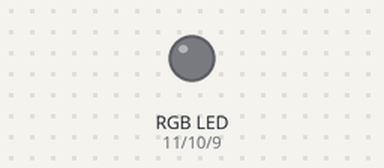
A sketch run on a simulated Arduino Uno, built with avr-gcc and run on an emulated ATmega328P. Parts: an RGB LED mixed from three pins (HIGH = lit). Dim RGB values are drawn brighter than linear.

Above: at 0.05 s.
At 1.0 s:
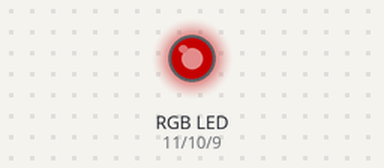
At 1.95 s:
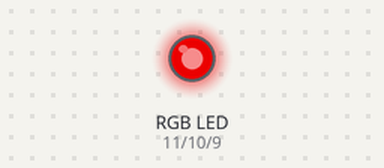
At 3.9 s:
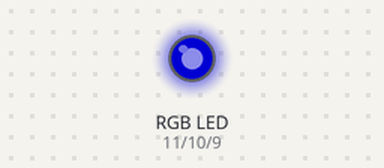
At 5.85 s:
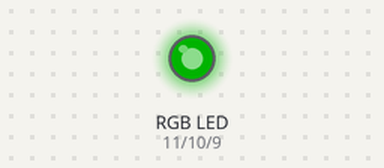
At 7.8 s:
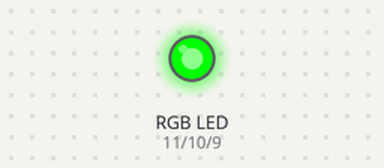
Timing chart, 0 to 12.7 s (numbered marks = the images above):
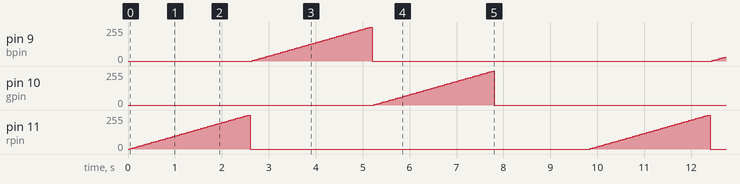

Measured:
- by itself, pin 9 (bpin), pin 10 (gpin), pin 11 (rpin): ramps from 0/255 to 255/255 and jumps back, once every 9.8 s

The sketch:

Project_basic_.ino
```cpp
int rpin = 11;
int gpin = 10;
int bpin = 9;

void setup()
{
  pinMode(rpin,OUTPUT);
  pinMode(bpin,OUTPUT);
  pinMode(gpin,OUTPUT);
}

void loop()
{
int i = 0;

  for(i=0;i<=255;i+=5)
  {
    analogWrite(rpin,i);
    delay(50);
  }
  digitalWrite(rpin,LOW);

  for(i=0;i<=255;i+=5)
  {
    analogWrite(bpin,i);
    delay(50);
  }
 digitalWrite(bpin,LOW);

  for(i=0;i<=255;i+=5)
  {
    analogWrite(gpin,i);
    delay(50);
  }
digitalWrite(gpin,LOW);
delay(2000);
}
```
